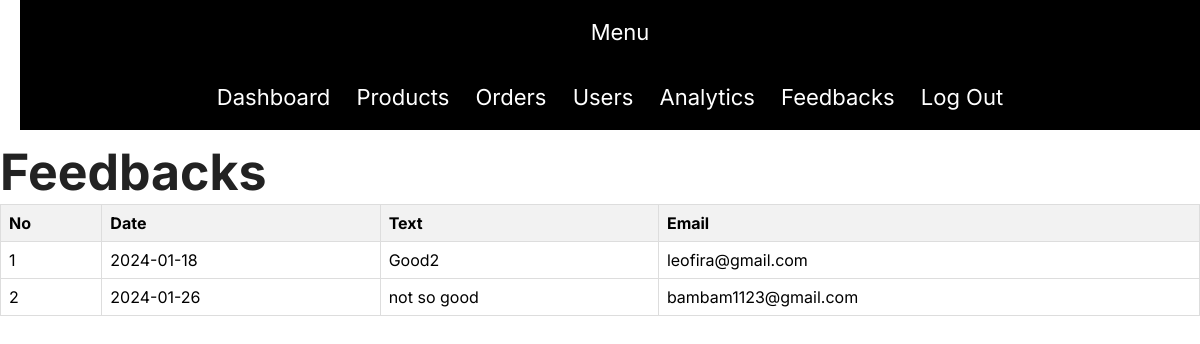
Page /Feedbacks.php on the committed database.
### tables this page shows
CREATE TABLE `plecs_feedback` (
  `feedback_id` int(11) NOT NULL,
  `feedback_date` date NOT NULL,
  `feedback_text` text NOT NULL,
  `feedback_email` varchar(255) NOT NULL
);

### Feedbacks.php (the view, shortened to what this page needs)
<?php
    include 'sidebar.php';
    function displayFeedbacks()
    {
        $conn = connectToDatabase();
            $sql = "SELECT plecs_feedback.feedback_id, plecs_feedback.feedback_date, plecs_feedback.feedback_text, plecs_feedback.feedback_email
                    FROM plecs_feedback";
            $result = $conn->query($sql);
            if($result->num_rows > 0)
            {
                echo "<table border='1'>
                        <tr>
                            <th>No</th>
                            <th>Date</th>
                            <th>Text</th>
                            <th>Email</th>
                        </tr>";
                while($row = $result->fetch_assoc())
                {
                    echo "<tr>
                            <td>" . $row["feedback_id"] . "</td>
                            <td>" . $row["feedback_date"] . "</td>
                            <td>" . $row["feedback_text"] . "</td>
                            <td>" . $row["feedback_email"] . "</td>
                        </tr> ";
                }
                echo "</table>";
            }
            else
            {
                echo "No Feedback found";
            }
        }
?>
<!DOCTYPE html>
<html lang="en">
<head>
    <link rel="stylesheet" href="https://pro.fontawesome.com/releases/v5.10.0/css/all.css" />
    <link rel="stylesheet" href="admin.css">
</head>
<body>
    <h1>Feedbacks</h1>
    <?php
    displayFeedbacks();
    ?>
</body>

### sidebar.css (style rules this page uses)
* { margin: 0; padding: 0; box-sizing: border-box; font-family: "Inter", sans-serif; }
html { scroll-behavior: smooth; }
body { width: 100%; }

### admin.css (style rules this page uses)
* { margin: 0; padding: 0; box-sizing: border-box; font-family: "Inter", sans-serif; }
html { scroll-behavior: smooth; }
h1 { font-size: 50px; line-height: 64px; color: #222; }
body { width: 100%; }
table { border-collapse: collapse; width: 100%; }
th, td { border: 1px solid #ddd; padding: 8px; text-align: left; }
th { background-color: #f2f2f2; }

### rows in the picture
plecs_feedback: feedback_id "1", feedback_date "2024-01-18", feedback_text "Good2", feedback_email "leofira@gmail.com"
plecs_feedback: feedback_id "2", feedback_date "2024-01-26", feedback_text "not so good", feedback_email "bambam1123@gmail.com"
